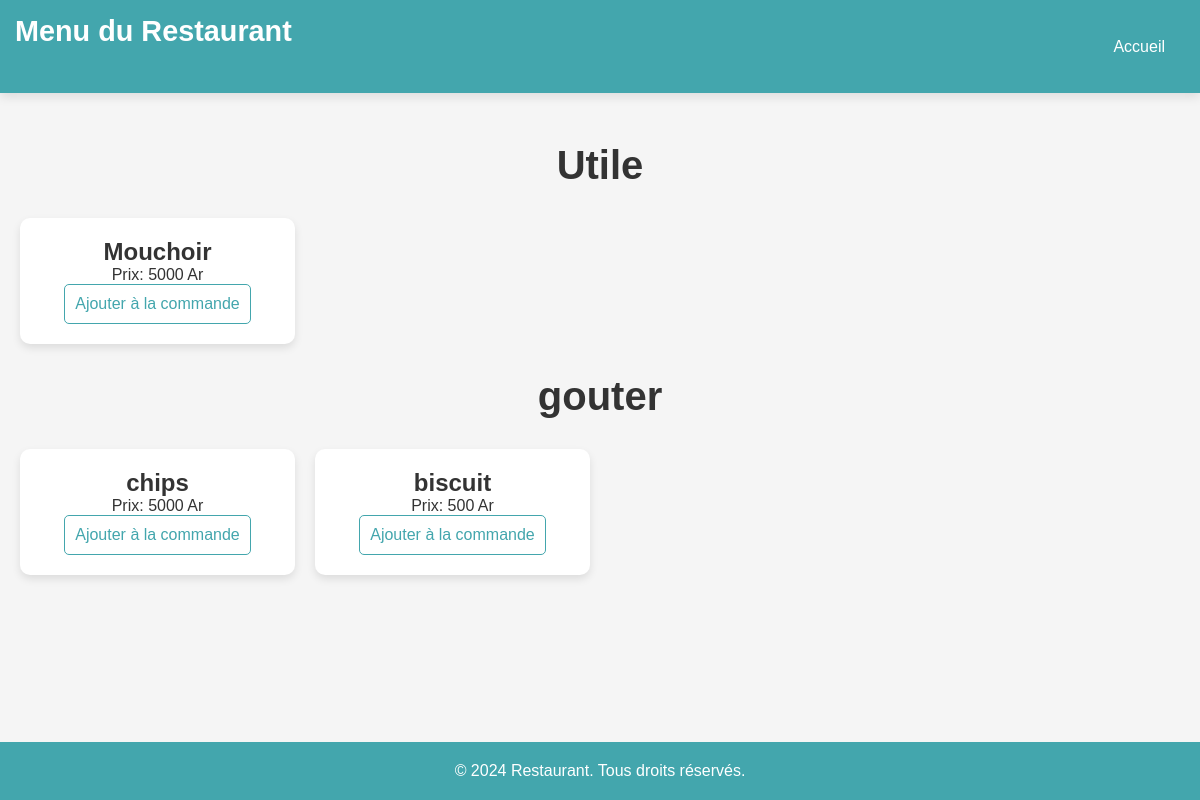
Page /menu/ (signed in) on the earlier database version.
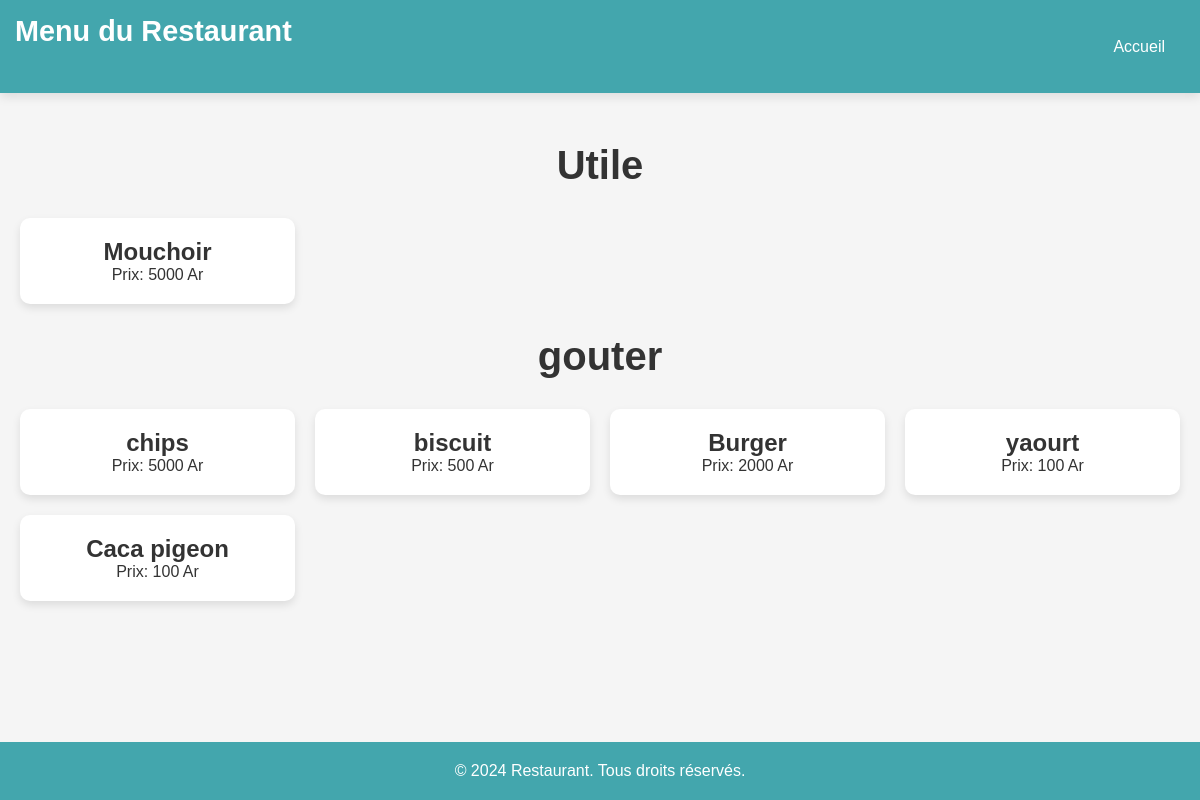
Same page on the later database version.
### gestionRestau/models.py (models this page shows)
class Menu(models.Model):
    name = models.CharField(max_length=100)
    price = models.IntegerField()
    category = models.CharField(max_length=100)

### gestionRestau/views.py (the view)
# urls.py: path('menu/', MenuList, name="menu"),
def MenuList(request) :
    menuData = Menu.objects.all().order_by("category")
    menu = {}
    cat = ""
    for m in menuData :
        if cat != m.category :
            temp = {"name":m.name, "price":m.price, "pk":m.pk}
            menu[m.category] = [temp]
            cat = m.category
        else :
            temp = {"name":m.name, "price":m.price, "pk":m.pk}
            menu[m.category].append(temp)
    if Commande.objects.filter(type="attente", client=request.user).exists() :
        ajout = True
    else :
        ajout = False
    return render(request, "Menu/menu.html", {"menu":menu, "ajout":ajout})

### templates/Menu/menu.html (shortened to what this page needs)
<!DOCTYPE html>
<html lang="fr">
<head>
</head>
<body>
    <nav>
        <h1>Menu du Restaurant</h1>
        <a href="{% url 'home' %}">Accueil</a>
    </nav>
    <main>
        {% for m, d in menu.items %}
            <h1>{{ m }}</h1>
            <div class="card-container">
                {% for a in d %}
                <div class="card">
                    <h2>{{ a.name }}</h2>
                    <p>Prix: {{ a.price }} Ar</p>
                    {% if ajout %}
                    <a class="add-button" href="{% url 'commandeMenu' pk=a.pk %}">Ajouter à la commande</a>
                    {% endif %}
                </div>
                {% endfor %}
            </div>
        {% endfor %}
    </main>
    <footer>
        © 2024 Restaurant. Tous droits réservés.
    </footer>
</body>
</html>

Differences in the rows shown:
added Menu: name "Burger"
added Menu: name "yaourt"
added Menu: name "Caca pigeon"
Other differences:
list line gone: "Ajouter à la commande Ajouter à la commande"
new list line: "Prix: 2000 Ar Prix: 100 Ar Prix: 100 Ar"
list line gone: "Ajouter à la commande"
